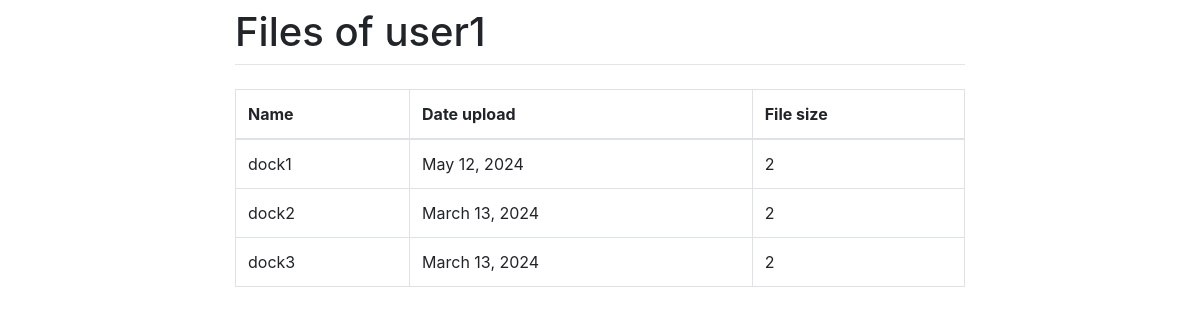
The page /user-files/1/ on the database its author committed.
### main/models.py (models this page shows)
class Files(models.Model):
    author_file = models.ForeignKey(Accounts, on_delete=models.CASCADE, null=True)
    file_name = models.CharField(max_length=60)
    file_upload = models.DateField()
    file_size = models.IntegerField()

class Accounts(models.Model):
    user_name = models.CharField(max_length=60)
    user_email = models.CharField(max_length=60)
    user_date_registration = models.DateField()
    user_count_uploads = models.IntegerField(default=0)

### main/views.py (the view)
# urls.py: path('user-files/<int:account_id>/', main_views.get_account_files, name='get_account_files'),
def get_account_files(request, account_id):
    if request.method == 'GET':
        account = get_object_or_404(Accounts, id=account_id)
        account_files = Files.objects.filter(author_file=account)
        serializer = FileSerializer(account_files, many=True)
        return render(request, 'main/account_files_id.html', {'files': account_files})
    else:
        return HttpResponse(status=405)

### main/templates/main/account_files_id.html
{% extends 'main/baseId.html' %}
{% block title3 %}
  <h1>Files of {{ files.0.author_file.user_name }}</h1>
    {% endblock %}
{% block content %}
  <table class="table table-bordered">
    <thead>
      <tr>
        <th>Name</th>
        <th>Date upload</th>
        <th>File size</th>
      </tr>
    </thead>
    <tbody>
      {% for file in files %}
        <tr>
          <td>{{ file.file_name }}</td>
          <td>{{ file.file_upload }}</td>
          <td>{{ file.file_size }}</td>
        </tr>
      {% empty %}
        <tr class="table-active">
          <td colspan="3">No files available</td>
        </tr>
      {% endfor %}
    </tbody>
  </table>
{% endblock %}

### rows shown on the page
Files: author_file.user_name "user1", file_name "dock1", file_upload "May 12, 2024", file_size "2"
Files: file_name "dock2", file_upload "March 13, 2024", file_size "2"
Files: file_name "dock3", file_upload "March 13, 2024", file_size "2"
